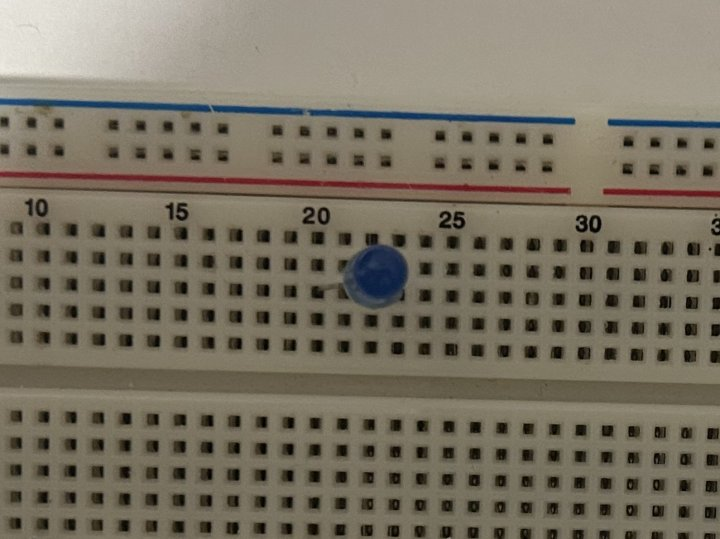
#> input picture app/assets/guide/led_above.jpg, 720 x 539 px
$ python board.py ../../app/assets/guide/led_above.jpg   (older library calls are emulated)
#> lines starting #> are read from the running program, lines starting #| are printed output that depends on the picture; after the words box and inside, x2 and y2 are one past the last pixel; in counts of white or black regions, pixels touching at a corner belong together
"""The breadboard in a photo, made flat: every hole found and given its place in the grid (stage 1 of the step check).

The usual pipeline for checking a student's breadboard (perspective rectification -> where each lead goes in ->
netlist) starts here: OpenCV finds the holes (small dark squares on the white plastic), works out the grid they lie on
from the spacing between neighbours, and warps the photo to a flat, top-down board where every hole is at a known
spot. Then every column can be marked with a number on the image itself, so the model reads "the leg goes into the
column marked 13" instead of counting holes in a slanted photo (validator.arduino asks it; the netlist and the
verdict are CircuitQuest's logic, already there).

  holes(img)          the hole centres in the photo
  grid(centres)       each hole's (column, row) in the grid, and the grid's two step vectors
  flatten(img, ...)   the board warped flat (a homography from grid places to pixels)
Run: ./pinpoint validator.board <photo>   (writes <photo>.holes.jpg and <photo>.flat.jpg next to it, to look at)
"""
import sys

import cv2
import numpy as np


def holes(img):
    """The centres of the breadboard's holes: dark, small, square-ish blobs of about the same size, close together.
    Returns an (N, 2) float array (x, y) in the image's pixels."""
    g = cv2.cvtColor(img, cv2.COLOR_BGR2GRAY)
    h, w = g.shape
    g = cv2.GaussianBlur(g, (3, 3), 0)
    # a hole is darker than the plastic around it: a local threshold finds it whatever the light
    block = max(15, int(min(h, w) / 60) | 1)
    bw = cv2.adaptiveThreshold(g, 255, cv2.ADAPTIVE_THRESH_MEAN_C, cv2.THRESH_BINARY_INV, block, 12)
    n, _, stats, cent = cv2.connectedComponentsWithStats(bw, 8)
    area = stats[1:, cv2.CC_STAT_AREA].astype(float)
    bw_, bh_ = stats[1:, cv2.CC_STAT_WIDTH].astype(float), stats[1:, cv2.CC_STAT_HEIGHT].astype(float)
    cent = cent[1:]
    ok = (area > 4) & (bw_ > 1) & (bh_ > 1) & (np.maximum(bw_, bh_) / np.minimum(bw_, bh_) < 2.2) \
        & (area / (bw_ * bh_) > 0.45)
    cand, a = cent[ok], area[ok]
    if len(cand) < 30:
        return cand
    # holes are all about the same size: keep the most common size band
    med = np.median(a)
    keep = (a > med / 3) & (a < med * 3)
    cand = cand[keep]
    # and they sit in a regular pattern: each has neighbours at about the same distance
    d = np.sqrt(((cand[:, None, :] - cand[None, :, :]) ** 2).sum(-1))
    np.fill_diagonal(d, np.inf)
    nn = np.sort(d, axis=1)[:, :2]
    pitch = np.median(nn[:, 0])
    good = (nn[:, 0] < pitch * 1.6) & (nn[:, 1] < pitch * 2.2)
    return cand[good]


def _ang(v):
    return np.arctan2(v[..., 1], v[..., 0])


def _close(a, b, tol):
    """Two directions within tol of each other; a direction and its reverse are the same (up = down: mod 180 degrees,
    or a board standing upright in the photo finds 'up' and 'down' as its two grid directions)."""
    return np.abs(np.angle(np.exp(2j * (a - b)))) / 2 < tol


def grid(c):
    """Each hole's integer place in the grid, from the step to its neighbours.
    Returns (indexes of the placed holes, places (N, 2) int: column along the board's long side, row across; the column
    step and the row step in pixels)."""
    d = c[None, :, :] - c[:, None, :]
    dist = np.sqrt((d ** 2).sum(-1))
    np.fill_diagonal(dist, np.inf)
    order = np.argsort(dist, axis=1)[:, :4]  # each hole's four nearest: its grid neighbours (not the diagonals)
    vec = d[np.arange(len(c))[:, None], order].reshape(-1, 2)
    vec[vec[:, 0] < 0] *= -1  # one half-plane: a step and its reverse are the same direction
    ang = _ang(vec)
    hist, edges = np.histogram(ang, bins=90, range=(-np.pi / 2, np.pi / 2))
    centres = (edges[:-1] + edges[1:]) / 2
    a1 = centres[np.argmax(hist)]
    other = np.where(~_close(centres, a1, np.radians(35)), hist, 0)
    a2 = centres[np.argmax(other)]

    def step(a):  # the shortest common step in that direction (not two holes on)
        v = vec[_close(ang, a, np.radians(8))]
        u = np.array([np.cos(a), np.sin(a)])
        v = np.where((v @ u < 0)[:, None], -v, v)  # up and down are one direction: point them all the same way
        ln = np.linalg.norm(v, axis=1)
        return np.median(v[ln < np.percentile(ln, 30) * 1.3], axis=0)
    s1, s2 = step(a1), step(a2)
    # walk the grid from the middle: each hole's place is a neighbour's place plus one step (or two or three across a
    # gap: the channel down the middle, the space before the rails)
    moves = [(k * s, (k * dv[0], k * dv[1])) for s, dv in ((s1, (1, 0)), (s2, (0, 1))) for k in (1, -1, 2, -2, 3, -3)]
    reach = 3.4 * max(np.linalg.norm(s1), np.linalg.norm(s2))
    tol = 0.3 * min(np.linalg.norm(s1), np.linalg.norm(s2))

    def walk(start):
        place = {start: (0, 0)}
        queue = [start]
        while queue:
            i = queue.pop()
            for j in np.where(dist[i] < reach)[0]:
                if j in place:
                    continue
                v = c[j] - c[i]
                for sv, dv in moves:
                    if np.linalg.norm(v - sv) < tol:
                        place[j] = (place[i][0] + dv[0], place[i][1] + dv[1])
                        queue.append(j)
                        break
        return place
    by_middle = np.argsort(((c - np.median(c, 0)) ** 2).sum(1))
    place = {}
    for start in [int(by_middle[0])] + [int(x) for x in by_middle[len(c) // 8::max(1, len(c) // 8)][:6]]:
        got = walk(start)
        if len(got) > len(place):
            place = got
        if len(place) > 0.6 * len(c):
            break
    idx = np.array(sorted(place))
    pl = np.array([place[i] for i in idx])
    if np.ptp(pl[:, 1]) > np.ptp(pl[:, 0]):  # the long side of the board is the column direction
        pl = pl[:, ::-1]
        s1, s2 = s2, s1
    if s1[0] < 0:  # columns run left to right in the photo, rows top to bottom: the flat board is not mirrored
        s1, pl = -s1, pl * [-1, 1]
    if s2[1] < 0:
        s2, pl = -s2, pl * [1, -1]
    return idx, pl, s1, s2


def flatten(img, c, idx, pl, cell=24):
    """The board warped flat: grid place (col, row) -> pixel (col * cell, row * cell), by a homography fitted to the
    holes (RANSAC: a few wrong holes do not matter). Returns (flat image, H from photo to flat, the grid's origin)."""
    src = c[idx].astype(np.float32)
    lo = pl.min(0)
    dst = ((pl - lo + 1) * cell).astype(np.float32)
    H, mask = cv2.findHomography(src, dst, cv2.RANSAC, cell * 0.4)
    # the walk can miscount a gap (two rows or three across the channel), so one half fits and the other does not:
    # place every hole again from the fit (to the nearest grid point), fit again, a few times over
    allc = c.astype(np.float32).reshape(-1, 1, 2)
    for _ in range(4):
        g = cv2.perspectiveTransform(allc, H).reshape(-1, 2) / cell
        near = np.round(g)
        good = np.abs(g - near).max(1) < 0.3
        if good.sum() < 20:
            break
        H2, m2 = cv2.findHomography(c[good].astype(np.float32), (near[good] * cell).astype(np.float32), cv2.RANSAC, cell * 0.3)
        if H2 is None:
            break
        H, mask = H2, m2
    g = np.round(cv2.perspectiveTransform(allc, H).reshape(-1, 2) / cell)
    inl = np.abs(cv2.perspectiveTransform(allc, H).reshape(-1, 2) / cell - g).max(1) < 0.3
    pl = (g[inl] - 1).astype(int) + lo  # the places, from the final fit (for marking the columns)
    flatten.places = pl
    size = ((np.ptp(pl[:, 0]) + 3) * cell, (np.ptp(pl[:, 1]) + 3) * cell)
    return cv2.warpPerspective(img, H, (int(size[0]), int(size[1]))), H, lo, int(inl.sum())


def load(path):
    """The photo the way it was taken (phones store the rotation separately: EXIF), as an OpenCV image."""
    from PIL import Image, ImageOps
    im = ImageOps.exif_transpose(Image.open(path)).convert("RGB")
    return cv2.cvtColor(np.asarray(im), cv2.COLOR_RGB2BGR)


# ---- is the photo good enough to read? (free, before any model looks) -------------------------------------------
# Limits from the learner's own photos (16-17 Nov: a column was 38-43 px wide in the full photo, sharpness 84-650,
# one end at most 1.24x the other): none of them is turned away; a product shot (8 px columns) or a strongly slanted
# photo (0.63) is.
MIN_HOLES = 100
MIN_COLUMN_PX = 22
MAX_SLANT = 1.45
MIN_SHARP = 40


# [160 lines left out: functions quality, arduino_box, order_corners, board_corners, not called in this run]


SIDE_SHARP = 200      # the photo low from the side: its far rows are out of focus (24 Nov: 227-864 all read right)
FRAME_SHARP = 500     # board, Laplacian variance at 1200 px: photos the step check found blurry were 302 and 418
ARDUINO_SHARP = 1500  # the Arduino's box: blurry 1,083; readable 3,300 and more (18 Nov, learner's photos)


# [178 lines left out: functions _sharp, arduino_crop, frame_hint, side_hint, frame_outline, not called in this run]


def mark(flat, pl, cell=36, band=40):
    """Number every column on the flat board (1 = the leftmost found), in a band above and below and in the channel
    down the middle, so the model reads the marker of the column a leg goes into instead of counting holes.
    Returns (marked image, the column numbers' x positions in it)."""
    h, w = flat.shape[:2]
    out = cv2.copyMakeBorder(flat, band, band, 0, 0, cv2.BORDER_CONSTANT, value=(255, 255, 255))
    cols = range(int(pl[:, 0].min()), int(pl[:, 0].max()) + 1)
    rows = sorted(set(int(r) for r in pl[:, 1]))
    gaps = [r for r in range(rows[0], rows[-1]) if r not in rows]  # the channel and the rail gaps: no holes
    mid = sorted(gaps, key=lambda r: abs(r - (rows[0] + rows[-1]) / 2))[:1]
    xs = {}
    lo = pl.min(0)
    for k, col in enumerate(cols, 1):
        x = int((col - lo[0] + 1) * cell)
        xs[k] = x
        t = str(k)
        (tw, th), _ = cv2.getTextSize(t, cv2.FONT_HERSHEY_SIMPLEX, 0.5, 1)
        for y in [band // 2 + th // 2, h + band + band // 2 + th // 2] + [int((r - lo[1] + 1) * cell) + band + th // 2 for r in mid]:
            cv2.rectangle(out, (x - tw // 2 - 2, y - th - 2), (x + tw // 2 + 2, y + 3), (0, 220, 255), -1)
            cv2.putText(out, t, (x - tw // 2, y), cv2.FONT_HERSHEY_SIMPLEX, 0.5, (0, 0, 0), 1, cv2.LINE_AA)
    return out, xs


# [15 lines left out: function flat_marked, not called in this run]


def main(path):
    img = load(path)
#> in load, im is the input picture: PIL image 720x539 RGB; mean R, G, B 120.6, 113.3, 97.8
    img = cv2.resize(img, None, fx=1600 / max(img.shape[:2]), fy=1600 / max(img.shape[:2])) if max(img.shape[:2]) > 1600 else img
    c = holes(img)
#> in holes, `g = cv2.cvtColor(img, cv2.COLOR_BGR2GRAY)`:
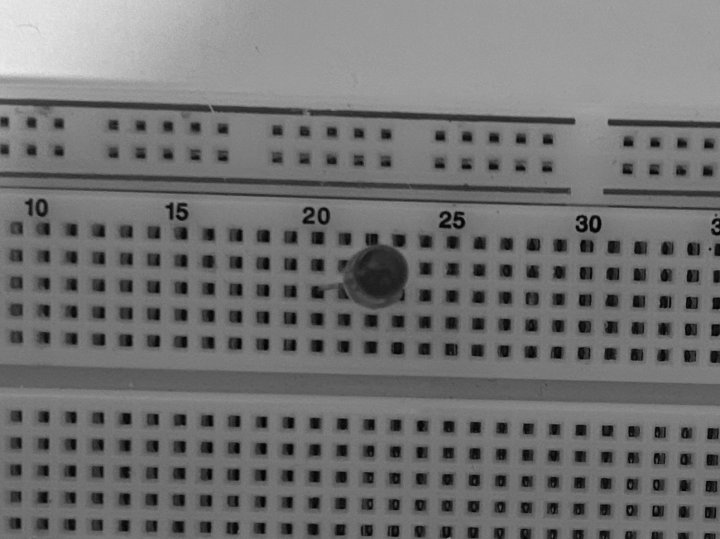
#> g: shape (539, 720); min 1, max 235, mean 113.6
#> in holes, `bw = cv2.adaptiveThreshold(g, 255, cv2.ADAPTIVE_THRESH_MEAN_C, cv2.THR..`:
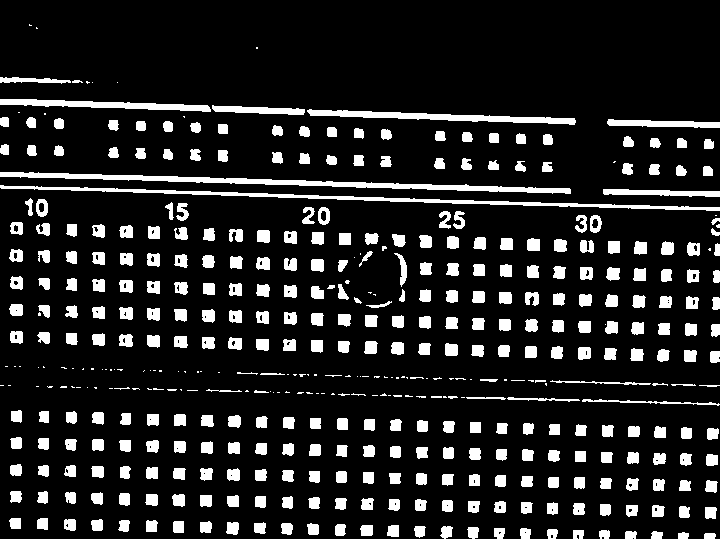
#> bw: shape (539, 720); 13.7% white; 459 white regions (106 under 20 px), largest, box (x1, y1, x2, y2) and area: (0, 172, 571, 194) 2959, (0, 185, 720, 211) 2517, (307, 109, 576, 125) 1629
#> in holes, `n, _, stats, cent = cv2.connectedComponentsWithStats(bw, 8)`: n = 460; stats = 460 rows, first 6: [0, 0, 720, 539, 334937], [29, 24, 3, 2, 4], [36, 27, 2, 2, 3], [256, 47, 2, 2, 4], [0, 77, 71, 7, 294], [72, 80, 11, 3, 25]; cent = 460 pairs, first value 1.5 to 717.8, second value 24.75 to 535.5
#> in holes, `area = stats[1:, cv2.CC_STAT_AREA].astype(float)`: area = 459 values, max 2959 at index 60, min 1 at index 6, mean 115.8
#> in holes, `bw_, bh_ = stats[1:, cv2.CC_STAT_WIDTH].astype(float), stats[1:, cv2.C..`: bw_ = 459 values, max 720 at index 61, min 1 at index 6, mean 15.53; bh_ = 459 values, max 34 at index 114, min 1 at index 6, mean 9.56
#> in holes, `cent = cent[1:]`: cent = 459 pairs, first value 1.5 to 717.8, second value 24.75 to 535.5
#> in holes, `cand, a = cent[ok], area[ok]`: cand = 345 pairs, first value 4.19 to 717.8, second value 81.86 to 535.5; a = 345 values, max 159 at index 66, min 5 at index 130, mean 117.6
#> in holes, `med = np.median(a)`: med = 127
#> in holes, `cand = cand[keep]`: cand = 320 pairs, first value 4.19 to 716.9, second value 121.5 to 535.5
#> in holes, `np.fill_diagonal(d, np.inf)`:
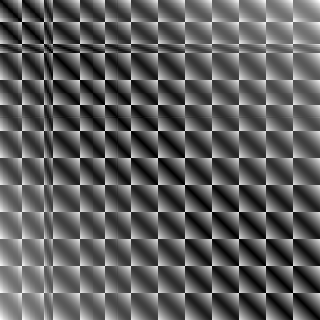
#> d: shape (320, 320) float64; 0.31% of the values are NaN or infinite; the others: min 12.12, max 817.7, mean 308.3; drawn with min black, max white, NaN and infinite black
#> in holes, `nn = np.sort(d, axis=1)[:, :2]`: nn = 320 pairs, first value 12.12 to 27.46, second value 22.04 to 32.27
#> in holes, `pitch = np.median(nn[:, 0])`: pitch = 26.51
#> c has the same summary as cand in holes
    print(f"{len(c)} holes found")
#| 320 holes found
    out = img.copy()
    for x, y in c.astype(int):
        cv2.circle(out, (x, y), 3, (0, 0, 255), -1)
#> this loop made 320 passes
#> (x, y) on passes 1 to 3: (4, 121), (30, 122), (58, 123)
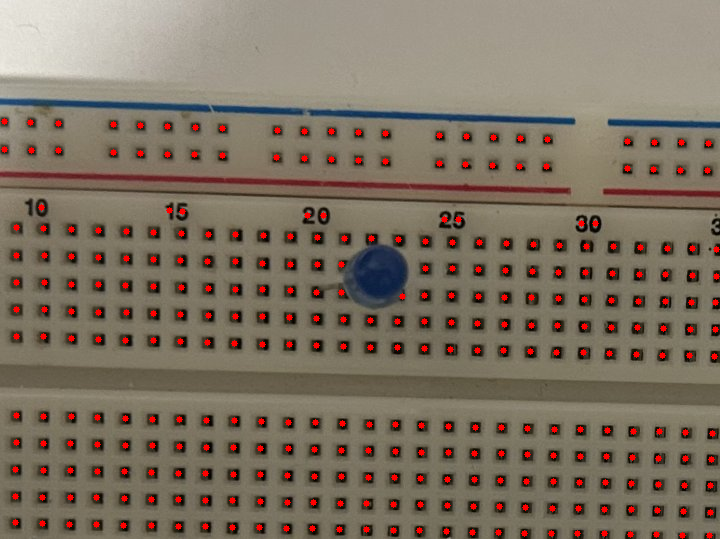
#> out: shape (539, 720, 3); mean B, G, R 97.3, 112.5, 125.7
    cv2.imwrite(path + ".holes.jpg", out)
    idx, pl, s1, s2 = grid(c)
#> in grid, `order = np.argsort(dist, axis=1)[:, :4]  # each hole's four nearest: i..`: order = 320 rows, first 6: [1, 22, 23, 2], [0, 2, 23, 22], [24, 1, 23, 0], [4, 25, 26, 2], [5, 3, 26, 25], [4, 6, 27, 26]
#> in grid, `vec = d[np.arange(len(c))[:, None], order].reshape(-1, 2)`: vec = 1280 pairs, first value -54.44 to 54.54, second value -54.17 to 53.85
#> in grid, `ang = _ang(vec)`: ang = 1280 values, max 1.57 at index 252, min -1.57 at index 764, mean -0.474
#> in grid, `hist, edges = np.histogram(ang, bins=90, range=(-np.pi / 2, np.pi / 2))`: hist = 90 values, max 493 at index 45, min 0 at index 2, mean 14.22; edges = 91 values from -1.57 to 1.57
#> in grid, `centres = (edges[:-1] + edges[1:]) / 2`: centres = 90 values from -1.55 to 1.55
#> in grid, `a1 = centres[np.argmax(hist)]`: a1 = 0.0175
#> in grid, `other = np.where(~_close(centres, a1, np.radians(35)), hist, 0)`: other = 90 values, max 374 at index 0, min 0 at index 2, mean 7.41
#> in grid, `a2 = centres[np.argmax(other)]`: a2 = -1.55
#> in step, `v = vec[_close(ang, a, np.radians(8))]`: v = 605 pairs, first value 12.07 to 54.54, second value -0.812 to 2.48
#> in step, `u = np.array([np.cos(a), np.sin(a)])`: u = [1, 0.0175]
#> in step, `ln = np.linalg.norm(v, axis=1)`: ln = 605 values, max 54.58 at index 59, min 12.12 at index 88, mean 27.67
#> in grid, `s1, s2 = step(a1), step(a2)`: s1 = [26.88, 0.708]; s2 = [0.472, -26.74]
#> in grid, `moves = [(k * s, (k * dv[0], k * dv[1])) for s, dv in ((s1, (1, 0)), (..`: moves = 12 items
#> in grid, `reach = 3.4 * max(np.linalg.norm(s1), np.linalg.norm(s2))`: reach = 91.43
#> in grid, `tol = 0.3 * min(np.linalg.norm(s1), np.linalg.norm(s2))`: tol = 8.02
#> in grid, `by_middle = np.argsort(((c - np.median(c, 0)) ** 2).sum(1))`: by_middle = 320 values, max 319 at index 315, min 0 at index 319, mean 159.5
#> in walk, `place = {start: (0, 0)}`: place = {171: (0, 0)}
#> in walk, `queue = [start]`: queue = [171]
#> the loop in walk, `while queue:` made 319 passes
#> i on passes 1 to 3: 171, 198, 279
#> after the loop in walk, `while queue:`: place = 319 items; queue = []
#> in grid, `got = walk(start)`: got = 319 items
#> in grid, `idx = np.array(sorted(place))`: idx = 319 values from 0 to 319
#> in grid, `pl = np.array([place[i] for i in idx])`: pl = 319 pairs, first value -14 to 13, second value -7 to 8
#> in grid, `s2, pl = -s2, pl * [1, -1]`: s2 = [-0.472, 26.74]; pl = 319 pairs, first value -14 to 13, second value -8 to 7
#> idx = 319 values from 0 to 319; s1 = [26.88, 0.708]; s2 = [-0.472, 26.74]
    print(f"{len(idx)} holes placed in the grid: {np.ptp(pl[:, 0]) + 1} columns x {np.ptp(pl[:, 1]) + 1} rows; steps {s1.round(1)} {s2.round(1)}")
#| 319 holes placed in the grid: 28 columns x 16 rows; steps [26.9  0.7] [-0.5 26.7]
    flat, H, lo, inliers = flatten(img, c, idx, pl, cell=36)
#> in flatten, `src = c[idx].astype(np.float32)`: src = 319 pairs, first value 4.19 to 716.9, second value 121.5 to 535.5
#> in flatten, `lo = pl.min(0)`: lo = [-14, -8]
#> in flatten, `dst = ((pl - lo + 1) * cell).astype(np.float32)`: dst = 319 pairs, first value 36 to 1008, second value 36 to 576
#> in flatten, `H, mask = cv2.findHomography(src, dst, cv2.RANSAC, cell * 0.4)`: H = [[1.29, 0.042, 33.66], [-0.0493, 1.33, -124.5], [-3.83e-05, -1.89e-05, 1]]; mask = 319 values, max 1 at index 0, min 0 at index 47, mean 0.994
#> in flatten, `allc = c.astype(np.float32).reshape(-1, 1, 2)`: allc = 320 rows, first 8: [4.19, 121.5], [30.93, 122.2], [58.6, 123.2], [113, 124.6], [140.5, 125.5], [167.6, 126.1], [195.4, 127.1], [222.5, 128.5]
#> in flatten, `g = np.round(cv2.perspectiveTransform(allc, H).reshape(-1, 2) / cell)`: g = 320 pairs, first value 2 to 28, second value 1 to 16
#> in flatten, `pl = (g[inl] - 1).astype(int) + lo`: pl = 272 pairs, first value -13 to 13, second value -5 to 7
#> in flatten, `flatten.places = pl`: flatten.places has the same summary as pl
#> in flatten, `size = ((np.ptp(pl[:, 0]) + 3) * cell, (np.ptp(pl[:, 1]) + 3) * cell)`: size = (1044, 540)
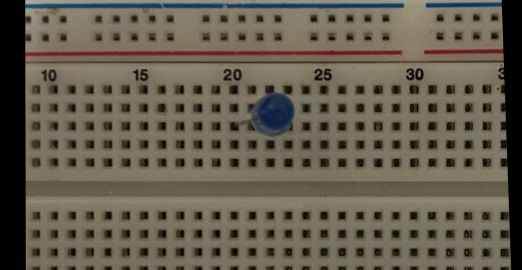
#> flat: shape (540, 1044, 3) (shown at 1/2 size); mean B, G, R 78.9, 93.6, 100.5
#> H = [[1.28, 0.00066, 50.3], [-0.0481, 1.31, -120.2], [-3.54e-05, -4.53e-05, 1]]; lo = [-14, -8]; inliers = 272
    print(f"flattened with {inliers} holes agreeing")
#| flattened with 272 holes agreeing
    cv2.imwrite(path + ".flat.jpg", mark(flat, flatten.places, cell=36)[0])
#> in mark, `out = cv2.copyMakeBorder(flat, band, band, 0, 0, cv2.BORDER_CONSTANT, ..`:
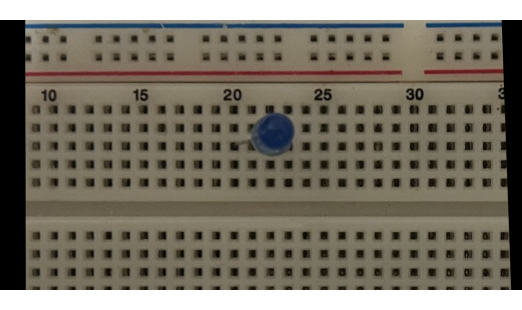
#> out: shape (620, 1044, 3) (shown at 1/2 size); mean B, G, R 101.6, 114.4, 120.5
#> in mark, `rows = sorted(set(int(r) for r in pl[:, 1]))`: rows = [-5, -4, -3, -2, -1, 0, 3, 4, 5, 6, 7]
#> in mark, `gaps = [r for r in range(rows[0], rows[-1]) if r not in rows]`: gaps = [1, 2]
#> in mark, `mid = sorted(gaps, key=lambda r: abs(r - (rows[0] + rows[-1]) / 2))[:1]`: mid = [1]
#> in mark, `lo = pl.min(0)`: lo = [-13, -5]
#> the loop in mark, `for k, col in enumerate(cols, 1):` made 27 passes
#> (x, tw) on passes 1 to 8: (36, 11), (72, 11), (108, 11), (144, 11), (180, 11), (216, 11), (252, 11), (288, 11)
#> after the loop in mark, `for k, col in enumerate(cols, 1):`:
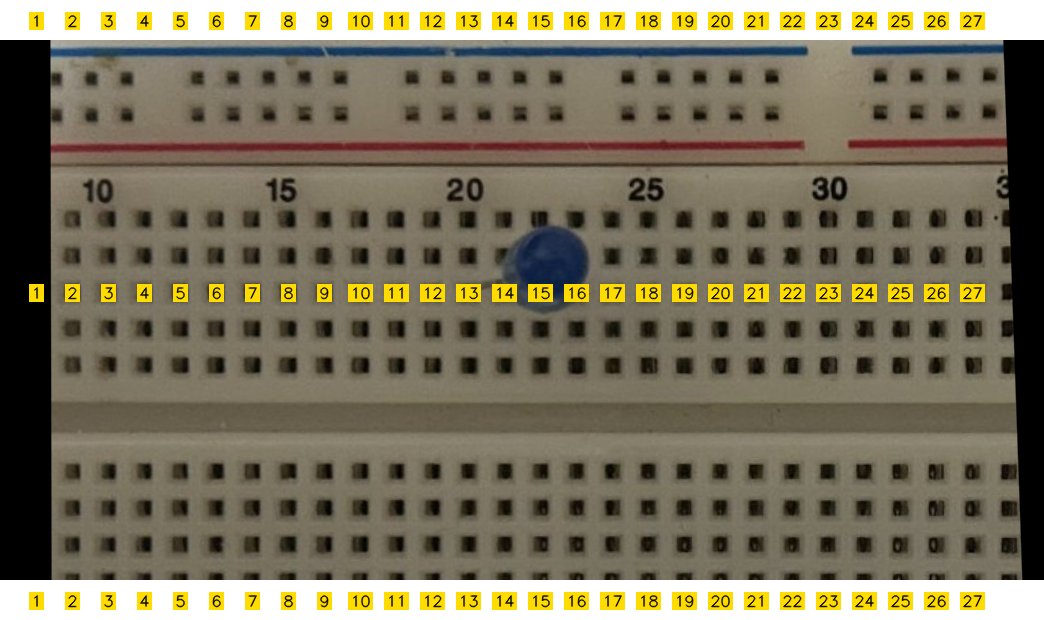
#> out: shape (620, 1044, 3); 4.88% of pixels changed, all inside (x1, y1, x2, y2) = (29, 12, 985, 610)
#> after the loop in mark, `for k, col in enumerate(cols, 1):`: xs = 27 items


if __name__ == "__main__":
    main(sys.argv[1])
